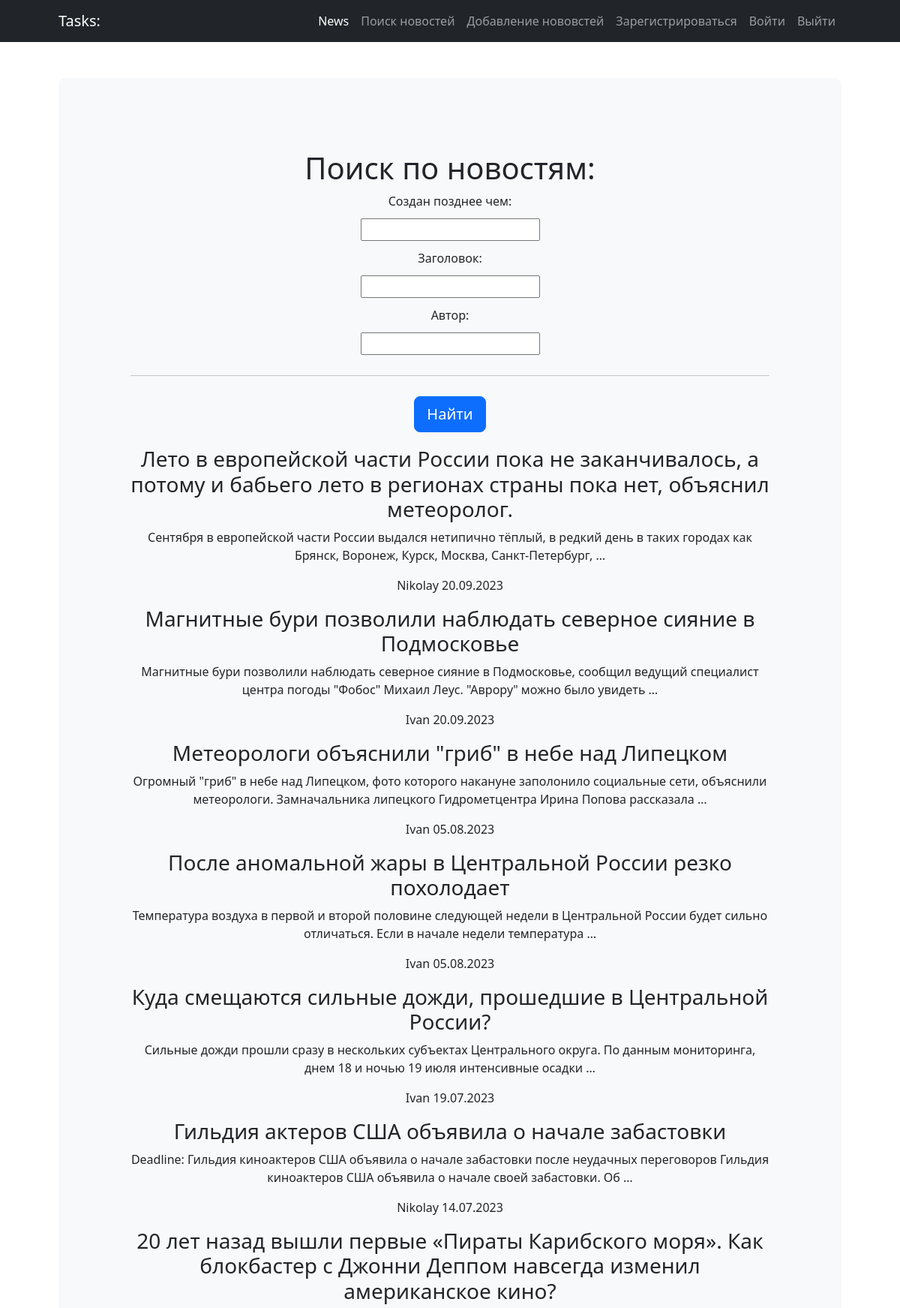
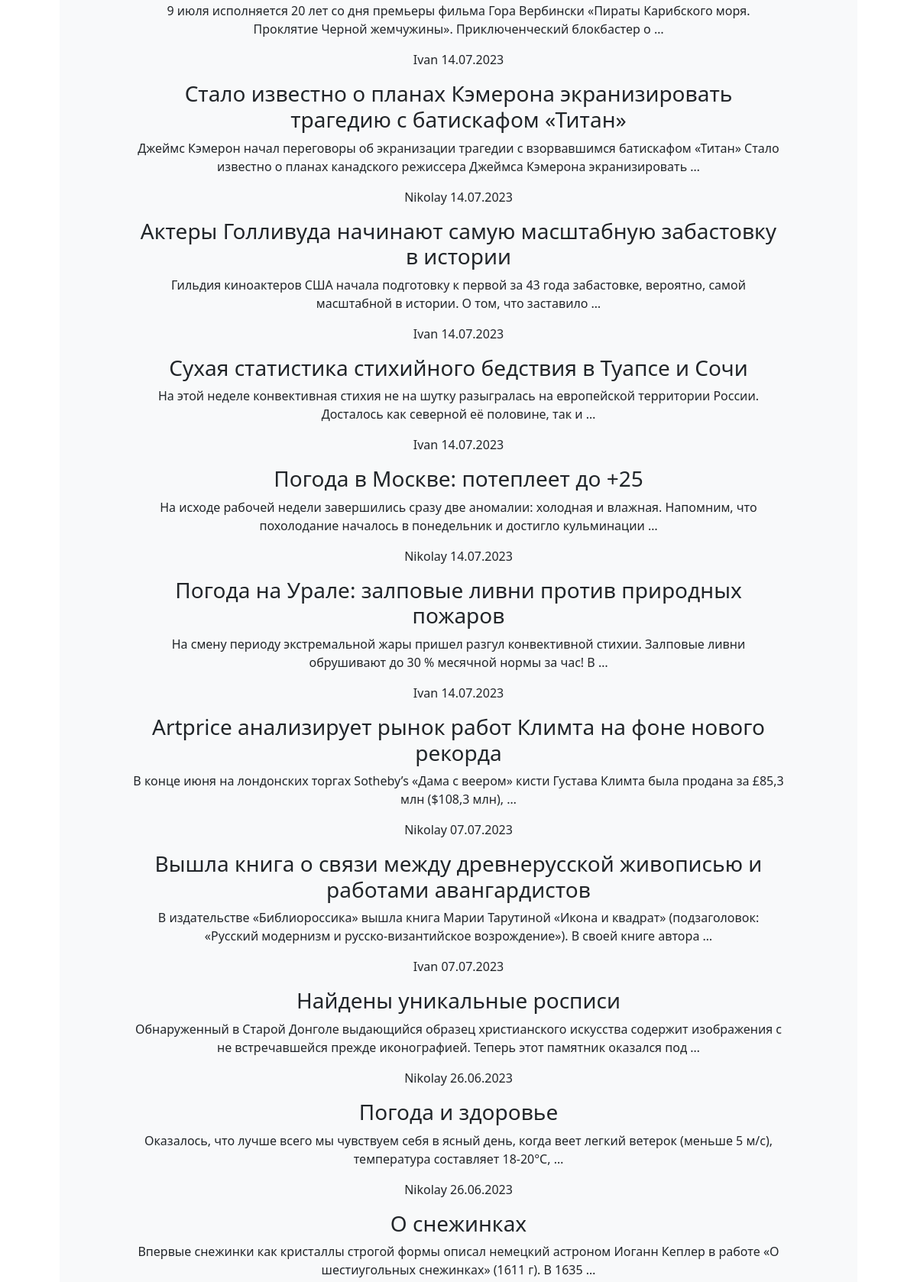
The app's page /news/search/ (upper part) with its own data (2 pictures, top to bottom).
### news/models.py (models this page shows, shortened)
class Post(models.Model):
    NEWS = 'NW'
    ARTICLE = 'AR'
    TYPE_CHOICES = (
        (NEWS, 'Новость'),
        (ARTICLE, 'Статья')
    )
    type = models.CharField(max_length=2, choices=TYPE_CHOICES, default=ARTICLE)
    timePost = models.DateTimeField(auto_now_add=True)
    title = models.CharField(max_length=255)
    textPost = models.TextField()
    ratingPost = models.IntegerField(default=0)
    author = models.ForeignKey(Author, on_delete=models.CASCADE)
    category = models.ManyToManyField(Category, through='PostCategory')

class Author(models.Model):
    ratingAuthor = models.IntegerField(default=0)
    authorUser = models.OneToOneField(User, on_delete=models.CASCADE)
    def __str__(self):
        return f'{self.authorUser}'

### news/views.py (the view)
# urls.py: path('search/', Search.as_view(), name='post_search'),
class Search(ListView):
    model = Post
    template_name = 'search.html'
    queryset = Post.objects.order_by('-timePost')
    def get_context_data(self, **kwargs):
        context = super().get_context_data(**kwargs)
        context['filter'] = PostFilter(self.request.GET, queryset=self.get_queryset())
        return context

### news/templatetags/custom_filters.py (called while the page is built)
@register.filter (name = 'censor')
def censor(value):
    censor_text = value
    for word in bad_word:
        if word in value:
            censor_text = value.replace(word, '***')
        return censor_text

### templates/search.html (shortened to what this page needs)
{% extends 'flatpages/default.html' %}
{% load custom_filters %}
{% block content %}
<h1>Поиск по новостям:</h1>
<form class="form-label" method="GET">
   {{ filter.form }} <hr>
   <input class="btn btn-primary btn-lg" type="submit" value="Найти">
</form>
{% for post in filter.qs %}
    <h3> {{ post.title|censor }} </h3>
    <p> {{ post.textPost|censor|truncatewords:20}} </p>
    <p> {{ post.author }} {{ post.timePost|date:'d.m.Y' }} </p>
{% endfor %}
{% endblock content %}

### records on screen
Post: title|censor "Лето в европейской части России пока не заканчивалось, а потому и бабьего лето в регионах страны пока нет, объяснил метеоролог.", textPost|censor "Сентября в европейской части России выдался нетипично тёплый, в редкий день в таких городах как Брянск, Воронеж, Курск, Москва, Санкт-Петербург, …", author "Nikolay", timePost "20.09.2023"
Post: title|censor "Магнитные бури позволили наблюдать северное сияние в Подмосковье", textPost|censor "Магнитные бури позволили наблюдать северное сияние в Подмосковье, сообщил ведущий специалист центра погоды \"Фобос\" Михаил Леус. \"Аврору\" можно было увидеть …", author "Ivan", timePost "20.09.2023"
Post: title|censor "Метеорологи объяснили \"гриб\" в небе над Липецком", textPost|censor "Огромный \"гриб\" в небе над Липецком, фото которого накануне заполонило социальные сети, объяснили метеорологи. Замначальника липецкого Гидрометцентра Ирина Попова рассказала …", author "Ivan", timePost "05.08.2023"
Post: title|censor "После аномальной жары в Центральной России резко похолодает", textPost|censor "Температура воздуха в первой и второй половине следующей недели в Центральной России будет сильно отличаться. Если в начале недели температура …", author "Ivan", timePost "05.08.2023"
Post: title|censor "Куда смещаются сильные дожди, прошедшие в Центральной России?", textPost|censor "Сильные дожди прошли сразу в нескольких субъектах Центрального округа. По данным мониторинга, днем 18 и ночью 19 июля интенсивные осадки …", author "Ivan", timePost "19.07.2023"
Post: title|censor "Гильдия актеров США объявила о начале забастовки", textPost|censor "Deadline: Гильдия киноактеров США объявила о начале забастовки после неудачных переговоров Гильдия киноактеров США объявила о начале своей забастовки. Об …", author "Nikolay", timePost "14.07.2023"
Post: title|censor "20 лет назад вышли первые «Пираты Карибского моря». Как блокбастер с Джонни Деппом навсегда изменил американское кино?", textPost|censor "9 июля исполняется 20 лет со дня премьеры фильма Гора Вербински «Пираты Карибского моря. Проклятие Черной жемчужины». Приключенческий блокбастер о …", author "Ivan", timePost "14.07.2023"
Post: title|censor "Стало известно о планах Кэмерона экранизировать трагедию с батискафом «Титан»", textPost|censor "Джеймс Кэмерон начал переговоры об экранизации трагедии с взорвавшимся батискафом «Титан» Стало известно о планах канадского режиссера Джеймса Кэмерона экранизировать …", author "Nikolay", timePost "14.07.2023"
Post: title|censor "Актеры Голливуда начинают самую масштабную забастовку в истории", textPost|censor "Гильдия киноактеров США начала подготовку к первой за 43 года забастовке, вероятно, самой масштабной в истории. О том, что заставило …", author "Ivan", timePost "14.07.2023"
Post: title|censor "Сухая статистика стихийного бедствия в Туапсе и Сочи", textPost|censor "На этой неделе конвективная стихия не на шутку разыгралась на европейской территории России. Досталось как северной её половине, так и …", author "Ivan", timePost "14.07.2023"
Post: title|censor "Погода в Москве: потеплеет до +25", textPost|censor "На исходе рабочей недели завершились сразу две аномалии: холодная и влажная. Напомним, что похолодание началось в понедельник и достигло кульминации …", author "Nikolay", timePost "14.07.2023"
Post: title|censor "Погода на Урале: залповые ливни против природных пожаров", textPost|censor "На смену периоду экстремальной жары пришел разгул конвективной стихии. Залповые ливни обрушивают до 30 % месячной нормы за час! В …", author "Ivan", timePost "14.07.2023"
Post: title|censor "Artprice анализирует рынок работ Климта на фоне нового рекорда", textPost|censor "В конце июня на лондонских торгах Sotheby’s «Дама с веером» кисти Густава Климта была продана за £85,3 млн ($108,3 млн), …", author "Nikolay", timePost "07.07.2023"
Post: title|censor "Вышла книга о связи между древнерусской живописью и работами авангардистов", textPost|censor "В издательстве «Библиороссика» вышла книга Марии Тарутиной «Икона и квадрат» (подзаголовок: «Русский модернизм и русско-византийское возрождение»). В своей книге автора …", author "Ivan", timePost "07.07.2023"
Post: title|censor "Найдены уникальные росписи", textPost|censor "Обнаруженный в Старой Донголе выдающийся образец христианского искусства содержит изображения с не встречавшейся прежде иконографией. Теперь этот памятник оказался под …", author "Nikolay", timePost "26.06.2023"
Post: title|censor "Погода и здоровье", textPost|censor "Оказалось, что лучше всего мы чувствуем себя в ясный день, когда веет легкий ветерок (меньше 5 м/с), температура составляет 18-20°С, …", author "Nikolay", timePost "26.06.2023"
Post: title|censor "О снежинках", textPost|censor "Впервые снежинки как кристаллы строгой формы описал немецкий астроном Иоганн Кеплер в работе «О шестиугольных снежинках» (1611 г). В 1635 …"
